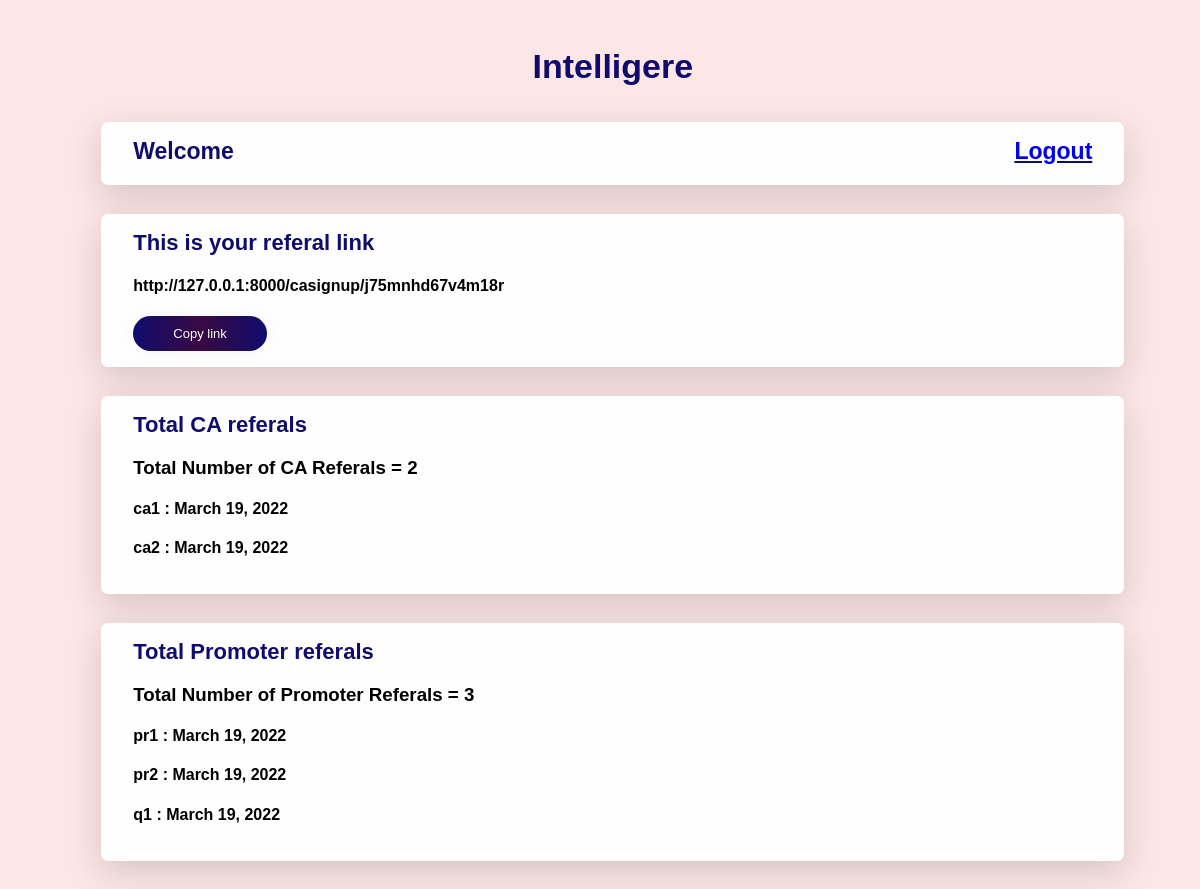
Page /maindash/ on the earlier database version.
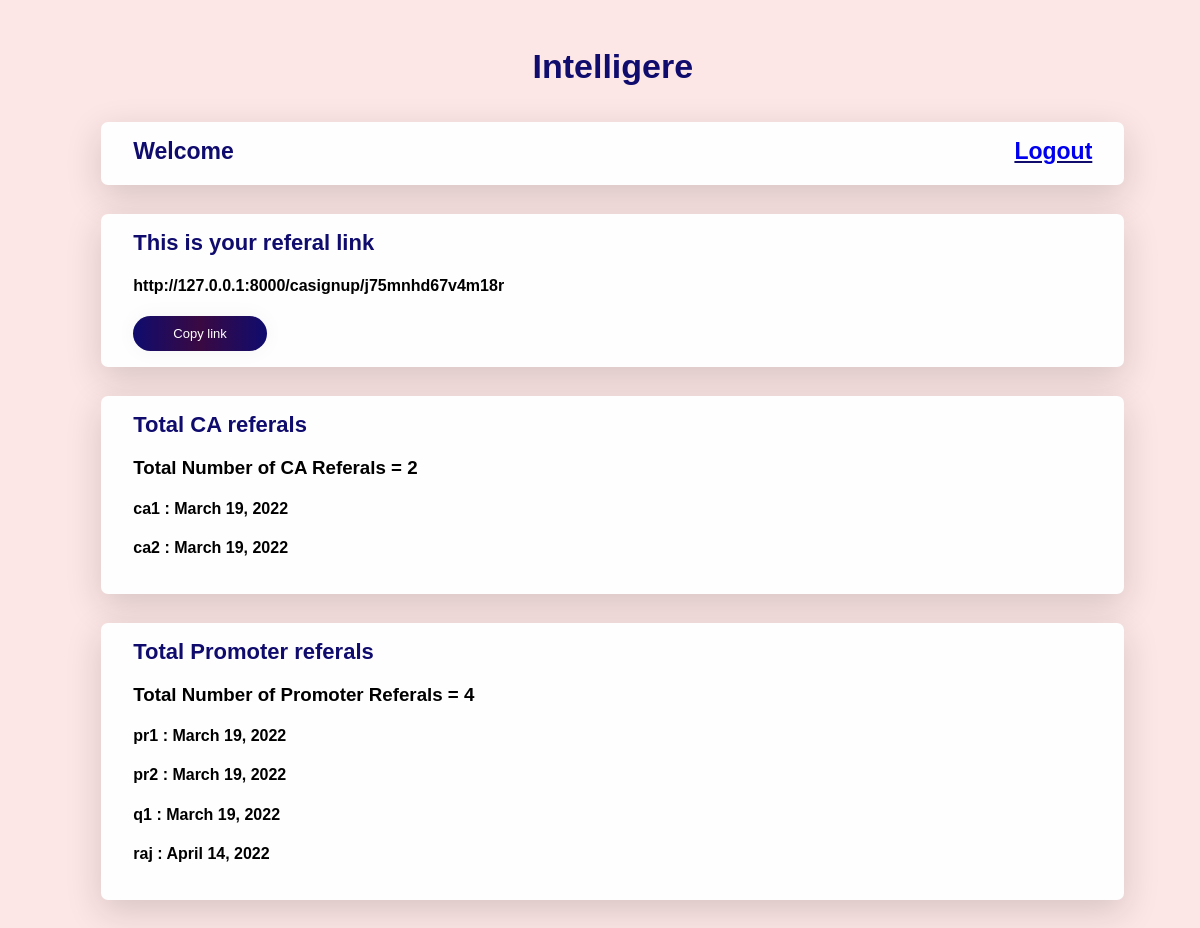
Same page on the later database version.
### CA/models.py (models this page shows, shortened)
class CasignUp(models.Model):
    name = models.CharField(max_length=30, default='')
    email = models.EmailField(default='')
    number = models.PositiveIntegerField()
    password = models.CharField(default='', max_length=15)
    confirmPassword = models.CharField(default='', max_length=15)
    link=models.CharField(max_length=55,default='')
    payment_due_date = models.DateField(default=datetime.now()+timedelta(days=15))
    subuser=models.ForeignKey(PrsignUp,on_delete=models.CASCADE,null=True,blank=True)
    def __str__(self):
        return self.name

class PrsignUp(models.Model):
    name = models.CharField(max_length=30, default='')
    email = models.EmailField(default='')
    number = models.PositiveIntegerField()
    password = models.CharField(default='', max_length=15)
    confirmPassword = models.CharField(default='', max_length=15)
    link=models.CharField(max_length=55,default='')
    recommend_by=models.CharField(max_length=30,default='',blank=False)
    payment_due_date = models.DateField(default=datetime.now()+timedelta(days=15))
    def __str__(self):
        return self.name

### CA/views.py (the view)
# urls.py: path('maindash/',views.MAINDASH,name='MAINDASH'),
def MAINDASH(request):
    caobj =  CasignUp.objects.all()
    print(caobj)
    probj =  PrsignUp.objects.all()
    link  = 'http://127.0.0.1:8000/casignup/j75mnhd67v4m18r'
    context = {
        'caobj': caobj,
        'probj': probj,
        'calen': len(caobj),
        'prlen': len(probj),
        'link' : link,
    }
    return render(request, 'maindash.html', context)

### CA/templates/maindash.html (shortened to what this page needs)
<!DOCTYPE html>
<html lang="en">
<head>
</head>
<body>
    <div class="container">
        <div class="heading">Intelligere</div>
        <div class="card">
            <div class="spacing">
                <div class="name">Welcome {{key.name}}</div>
                <div class="logout">
                    <a href="{% url 'CALOGOUT' %}">Logout</a>
                </div>
            </div>
        </div>
        <div class="card">
            <div class="sign">
                This is your referal link
            </div>
            <div class="row">
                <h4>
                    {{link}}
                </h4>
                <div class="tooltip">
                    <button class="submit" onclick="myFunction()" onmouseout="outFunc()">Copy link</button>
                </div>
            </div>
        </div>
        {% if caobj %}
        <div class="card">
            <div class="sign">
                Total CA referals
            </div>
            <h3> Total Number of CA Referals = {{calen}}</h3>
            {% for i in caobj %}
            <h4>
                {{i}} : {{i.payment_due_date}}
            </h4>
            {% endfor %}
        </div>
        {% endif %}
        {% if probj %}
        <div class="card">
            <div class="sign">
                Total Promoter referals
            </div>
            <h3> Total Number of Promoter Referals = {{prlen}}</h3>
            {% for i in probj %}
            <h4>
                {{i}} : {{i.payment_due_date}}
            </h4>
            {% endfor %}
        </div>
        {% endif %}
    </div>
</body>
</html>

Differences in the rows shown:
added PrsignUp: name "raj", payment_due_date "April 14, 2022"
Other differences:
{{ prlen }}: "3" → "4"
